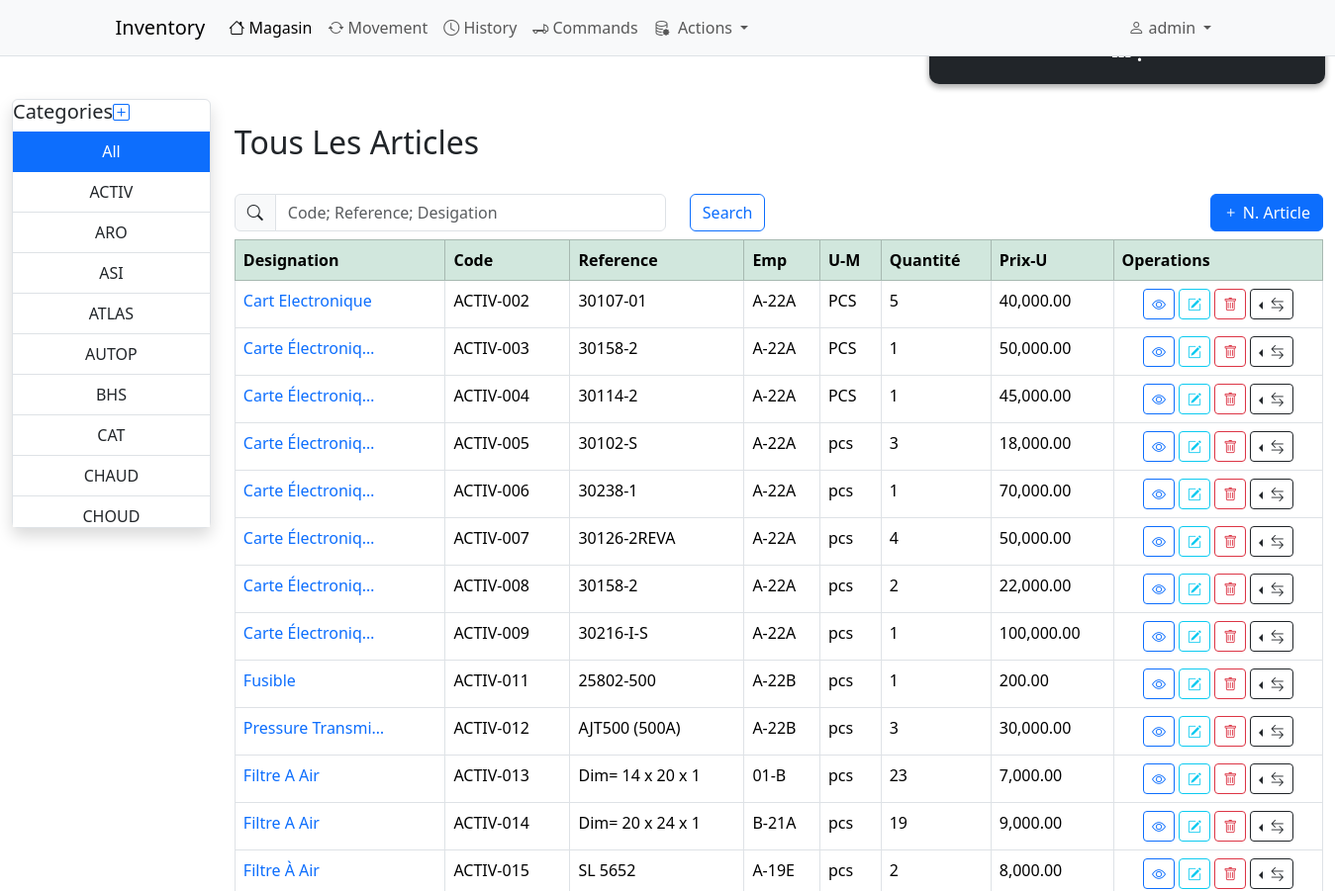
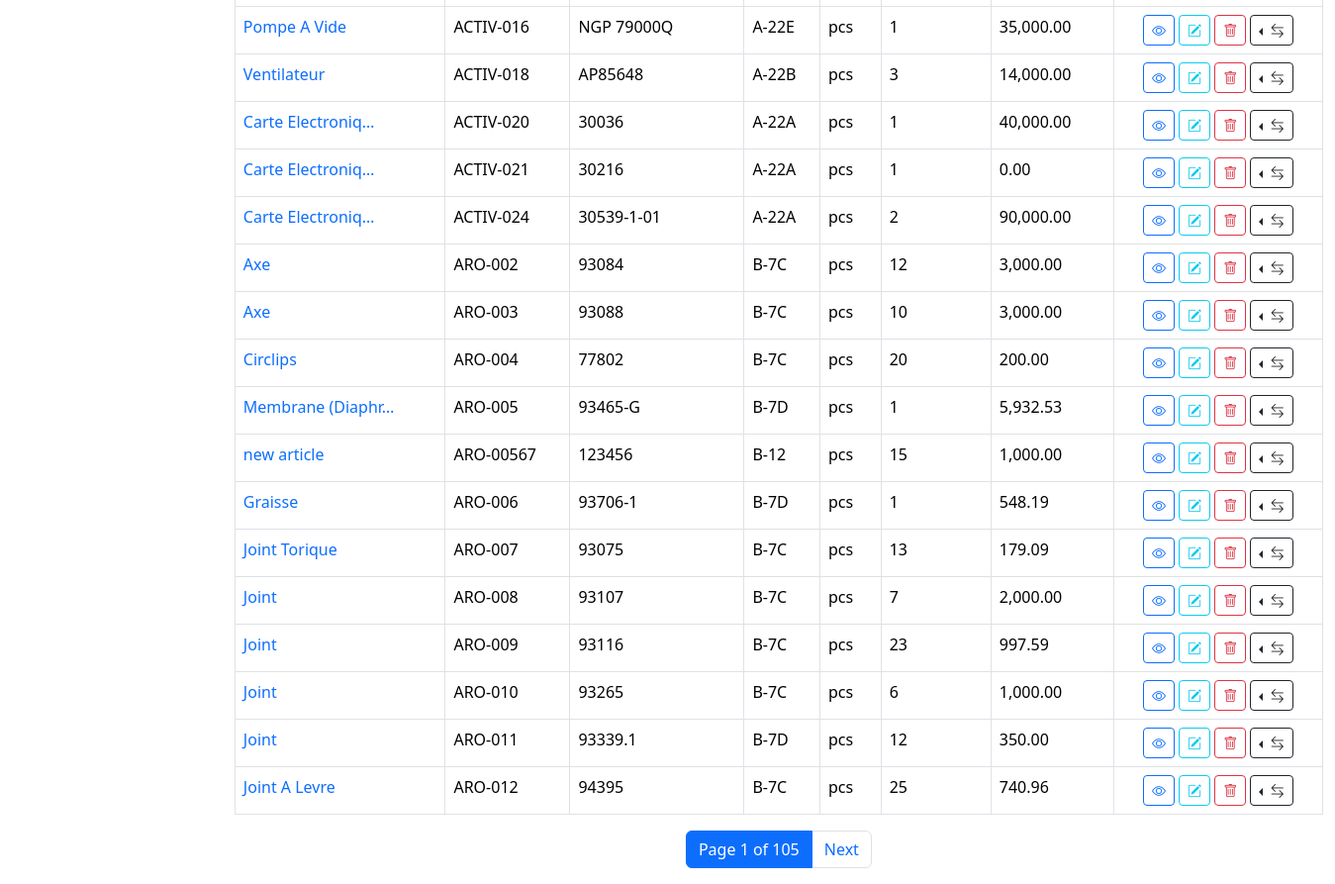
The app's page /magasin (signed in) with its own data (2 pictures, top to bottom).
### magasin/models.py (models this page shows, shortened)
class Category(models.Model):
    cat_id = models.AutoField(primary_key=True)
    name = models.CharField(max_length=200, db_index=True, unique=True)
    slug = models.SlugField(max_length=200, unique=True)
    class Meta:
        ordering = ('name', )
        verbose_name = 'category'
        verbose_name_plural = 'categories'
    def get_absolute_url(self):
        return reverse('magasin:article_list_by_category', args=[self.slug])

class Article(models.Model):
    category = models.ForeignKey(Category, related_name='articles', on_delete=models.CASCADE)
    art_id = models.AutoField(primary_key=True)
    slug = models.SlugField(max_length=200, db_index=True)
    designation = models.CharField(max_length=255, db_index=True, null=True)
    code = models.CharField(max_length=100, db_index=True, unique=True)
    ref = models.CharField(max_length=255, db_index=True, null=True)
    umesure = models.CharField(max_length=50, null=True)
    emp = models.CharField(max_length=50, null=True)
    qte = models.PositiveIntegerField()
    prix = models.DecimalField(decimal_places=2, max_digits=15)
    valeur = models.DecimalField(decimal_places=2, max_digits=20, null=True)
    observation = models.CharField(max_length=255, null=True, blank=True)
    class Meta:
        ordering = ('code', 'ref', 'designation')
    def get_absolute_url(self):
        return reverse('magasin:article_detail', args=[self.art_id, self.slug])

### magasin/views.py (the view)
# urls.py: path('magasin', views.article_list, name='article_list'),                                       # list of all articles
@login_required
def article_list(request, category_slug=None, stock_alarm=False, art_sans_prix=False):
    hijri = functions.hijri_()
    nbar = 'magasin'
    category = None
    categories = Category.objects.all()
    articles = Article.objects.all()
    if stock_alarm:
        articles = Article.objects.filter(qte=0)
    if art_sans_prix:
        articles = Article.objects.filter(prix=0)
    if category_slug:
        category = get_object_or_404(Category, slug=category_slug)
        articles = articles.filter(category=category)
    if request.method == 'POST':
        search_article_form = SearchArticleForm(request.POST)     # PdrSearchForm comme from forms.py file
        if search_article_form.is_valid():
            search_word = search_article_form.cleaned_data['search_word']      # retrieve the user input form
            print(search_word)
            articles = Article.objects.filter(Q(designation__icontains=search_word) | Q(code__icontains=search_word) | Q(ref__icontains=search_word)).select_related('category')
    else:
        search_article_form = SearchArticleForm()
    paginator = Paginator(articles, 30)     # instantiate the Paginator with the number of objects to display
    page = request.GET.get('page')          # indicate the current page number.
    try:
        articles = paginator.page(page)
    except PageNotAnInteger:
        articles = paginator.page(1)
    except EmptyPage:
        articles = paginator.page(paginator.num_pages)
    context = {'category': category, 'categories': categories, 'articles': articles, 'search_article_form': search_article_form,
               'page': page, 'nbar': nbar, 'hijri': hijri, 'stock_alarm': stock_alarm}
    return render(request, 'magasin/article/list.html', context)

### magasin/forms.py
class SearchArticleForm(forms.Form):
    search_word = forms.CharField(max_length=100, label=False)
    search_word.widget.attrs.update({'class': 'form-control', 'size': '35'})

### magasin/functions.py (called while the page is built)
def hijri_():
    tday = date.today()
    hijri = HijriDate(tday.year, tday.month, tday.day, gr=True)
    return hijri

### magasin/templates/magasin/article/list.html (shortened to what this page needs)
{% extends "magasin/base.html" %}
{% load widget_tweaks %}
{% load humanize %}
{% block content %}
<div class="row">
    <div class="col col-md-2">
        <div class="cat_list shadow bg-body rounded border">
            <h5 class=" text-center d-flex">
                <div class="">
                    Categories
                </div>
                <div class="">
                    <a href="#" type="button" id="addCategoryBtn" class="add_cat" >
                        <i class="bi bi-plus-square"></i>
                    </a>
                </div>
            </h5>
            <ul class="list-group list-group-flush text-center cat_list_item">
                <a href="{% url "magasin:article_list" %}"
                   {% if not category %}class="list-group-item list-group-item-action active"
                   {% else %}class="list-group-item list-group-item-action"{% endif %}>
                   All
                </a>
                {% for c in categories %}
                    <a href="{{ c.get_absolute_url }}"
                       {% if category.slug == c.slug %} class="list-group-item list-group-item-action active"
                       {% else %}class="list-group-item list-group-item-action"{% endif %}>{{ c.name }}</a>
                {% endfor %}
            </ul>
        </div>
    </div>
    <div class="col col-md-10">
        <div class="main-table" id="article_table">
            <h2 class="header_title">
                {% if category %}{{ category.name }} Articles
                {% elif stock_alarm %}Stock Egale a 0
                {% else %}Tous Les Articles{% endif %}
            </h2>
            <div class="row mb-2">
                <div class="col-sm-10">
                    <form class="row row-cols-lg-auto align-items-center" action="" method="post">
                        <div class="col-12">
                            <div class="input-group">
                                <div class="input-group-text"><i class="bi bi-search"></i></div>
                                {% render_field search_article_form.search_word class+="search_wrd" placeholder="Code; Reference; Desigation" %}
                            </div>
                        </div>
                        <div class="col-12">
                            <button type="submit" class="btn btn-outline-primary search_btn">Search</button>
                        </div>
                    </form>
                </div>
                <div class="col-sm-2">
                    {% if request.user.profile.groupe == 'admin' %}
                    <button id="addArticleBtn" type="button" class="btn btn-primary float-end"
                            data-bs-toggle="tooltip" data-bs-placement="bottom" title="Nouveaux Article">
                        <i class="bi bi-plus"></i> N. Article
                    </button>
                {% endif %}
                </div>
            </div>
            <table class="table table-bordered table-hover main_table">
                <thead class="table-success">
                    <tr>
                        <th scope="col">Designation</th>
                        <th scope="col">Code</th>
                        <th scope="col">Reference</th>
                        <th scope="col">Emp</th>
                        <th scope="col">U-M</th>
                        <th scope="col">Quantité</th>
                        <th scope="col">Prix-U</th>
                        <th scope="col">Operations</th>
                    </tr>
                </thead>
                <tbody>
                    {% for article in articles %}
                        <tr class="{% if article.qte < 1 %}table-danger{% endif %}" id="article-row-{{ article.art_id }}">
                            <td scope="row">
                                <a class="text-decoration-none" href="{{ article.get_absolute_url }}">
                                    {{ article.designation|truncatechars:17 }}
                                </a>
                            </td>
                            <td data-bs-toggle="tooltip" data-bs-placement="bottom"
                                title="OBS: {% if article.observation %}{{ article.observation }}{% else %}RAS{%endif%}">
                                {{ article.code }}
                            </td>
                            <td data-toggle="tooltip" data-placement="bottom" title="{{ artcile.ref }}">
                                {{ article.ref|truncatechars:20 }}
                            </td>
                            <td>{{ article.emp }}</td>
                            <td>{{ article.umesure }}</td>
                            <td>{{ article.qte }}</td>
                            <td>{{ article.prix|intcomma }}</td>
                            <td class="text-center">
                                {% if request.user.profile.groupe == 'admin' %}
                                <button type="button" class="readArticleBtn btn btn-sm btn-outline-primary"
                                        data-slug="{{ article.slug }}" data-art-id="{{ article.art_id }}">
                                    <i class="bi bi-eye"></i>
                                </button>
                                <button type="button" class="updateArticleBtn btn btn-sm btn-outline-info"
                                        data-slug="{{ article.slug }}" data-art-id="{{ article.art_id }}">
                                    <i class="bi bi-pencil-square"></i>
                                </button>
                                <button type="button" class="deleteArticleBtn btn btn-sm btn-outline-danger"
                                        data-slug="{{ article.slug }}" data-art-id="{{ article.art_id }}">
                                    <i class="bi bi-trash"></i>
                                </button>
                                <div class="btn-group dropstart">
                                    <button class="btn btn-outline-dark btn-sm dropdown-toggle" data-bs-toggle="dropdown"
                                        aria-expanded="false">
                                        <i class="bi bi-arrow-left-right"></i>
                                    </button>
                                </div>
                                {% else %}
                                <button type="button" id="read-article" class="bs-modal btn btn-sm btn-outline-primary"
                                        data-form-url="{% url "magasin:read_article" article.art_id article.slug %}">
                                    <i class="bi bi-eye"></i>
                                </button>
                                {% endif %}
                            </td>
                        </tr>
                    {% endfor %}
                </tbody>
            </table>
        </div>
        {% include "pagination.html" with page=articles %}
    </div>
</div>
{% endblock %}

### magasin/templates/magasin/base.html (shortened to what this page needs)
{% load static %}
<!DOCTYPE html>
<html>
    <head>
        <link rel="stylesheet" href="{% static "css/bootstrap.min.css" %}">
        <link rel="stylesheet" href="{% static "css/bootstrap-icons.min.css" %}">
        <link rel="stylesheet" href="{% static "css/main.css" %}">
    </head>
    <body>
        <nav class="navbar navbar-expand-lg mr-auto border-bottom border-body fixed-top bg-body-tertiary"
            data-bs-theme="light">
            <div class="container">
                <a class="navbar-brand" href="{% url "magasin:dashboard" %}">Inventory</a>
                <div class="collapse navbar-collapse" id="app-nav">
                    <ul class="navbar-nav me-auto">
                        {% if request.user.is_authenticated %}
                        <li class="nav-item ">
                            <a class="nav-link
                               {% if nbar == "magasin" %}active{% endif %}" href="{% url "magasin:article_list" %}">
                                <i class="bi bi-house"></i> Magasin
                            </a>
                        </li>
                        <li class="nav-item ">
                            <a class="nav-link {% if nbar == "movement" %}active{% endif %}" href="{% url "magasin:movement" %}">
                                <i class="bi bi-arrow-repeat"></i> Movement
                            </a>
                        </li>
                        <li class="nav-item ">
                            <a class="nav-link {% if nbar == "history" %}active{% endif %}" href="{% url "magasin:magasin_log" %}">
                                <i class="bi bi-clock"></i> History
                            </a>
                        </li>
                        <li class="nav-item ">
                            <a class="nav-link {% if nbar == "command" %}active{% endif %}"
                               href="{% url "magasin:manage_command" %}">
                                <i class="bi bi-truck-flatbed"></i> Commands
                            </a>
                        </li>
                        <li class="nav-item dropdown ">
                            <a class="nav-link dropdown-toggle" href="#" id="actionDropdown" role="button"
                               data-bs-toggle="dropdown" aria-expanded="false"><i class="bi bi-database-gear"></i> &nbsp;Actions
                            </a>
                        </li>
                        {% endif %}
                    </ul>
                    {% if request.user.is_authenticated %}
                    <ul class="navbar-nav ms-auto">
                        <li class="nav-item dropdown ms-auto ">
                            <a class="nav-link dropdown-toggle" href="#" id="navbarDropdown" role="button"
                               data-bs-toggle="dropdown" aria-expanded="false">
                                <i class="bi bi-person"></i>&nbsp;{{ request.user.username }}
                            </a>
                        </li>
                    </ul>
                    {% endif %}
                </div>
            </div>
        </nav>
        {% if request.user.is_authenticated %}
            <div class="hijri_date" dir="rtl">
            </div>
        {% endif %}
        <div class="container-fluid">
            {% block content %}{% endblock %}
        </div>
    </body>
</html>

### magasin/static/css/main.css (style rules this page uses)
body { font-family: system-ui, -apple-system, BlinkMacSystemFont, 'Segoe UI', Roboto, 'Helvetica Neue', Arial, sans-serif, 'Apple Color Emoji', 'Segoe UI Emoji', 'Segoe UI Symbol' !important; }
.hijri_date { font-family: Amiri; font-weight: bold; font-size: 20px; text-align: center; background-color: #212529; color: #fff; padding: 15px; margin-bottom: 40px; border-radius: 10px; max-width: 400px; position: relative; left: 939px; top: 25px; box-shadow: rgba(0, 0, 0, 0.16) 0px 3px 6px, rgba(0, 0, 0, 0.23) 0px 3px 6px; }
.header_title { padding: 25px 0; }
.cat_list .cat_list_item { overflow-y: scroll; height: 400px; }
.add_cat { font-size: 17px; }
.main_table { font-size: 16px; }

### records on screen
Category: name "ACTIV"
Category: name "ARO"
Category: name "ASI"
Category: name "ATLAS"
Category: name "AUTOP"
Category: name "BHS"
Category: name "CAT"
Category: name "CHAUD"
Category: name "CHOUD"
Article: designation "Cart Electronique", code "ACTIV-002", ref "30107-01", emp "A-22A", umesure "PCS", qte "5", prix "40,000.00"
Article: designation "Carte Électroniq…", code "ACTIV-003", ref "30158-2", emp "A-22A", umesure "PCS", qte "1", prix "50,000.00"
Article: designation "Carte Électroniq…", code "ACTIV-004", ref "30114-2", emp "A-22A", umesure "PCS", qte "1", prix "45,000.00"
Article: designation "Carte Électroniq…", code "ACTIV-005", ref "30102-S", emp "A-22A", umesure "pcs", qte "3", prix "18,000.00"
Article: designation "Carte Électroniq…", code "ACTIV-006", ref "30238-1", emp "A-22A", umesure "pcs", qte "1", prix "70,000.00"
Article: designation "Carte Électroniq…", code "ACTIV-007", ref "30126-2REVA", emp "A-22A", umesure "pcs", qte "4", prix "50,000.00"
Article: designation "Carte Électroniq…", code "ACTIV-008", ref "30158-2", emp "A-22A", umesure "pcs", qte "2", prix "22,000.00"
Article: designation "Carte Électroniq…", code "ACTIV-009", ref "30216-I-S", emp "A-22A", umesure "pcs", qte "1", prix "100,000.00"
Article: designation "Fusible", code "ACTIV-011", ref "25802-500", emp "A-22B", umesure "pcs", qte "1", prix "200.00"
Article: designation "Pressure Transmi…", code "ACTIV-012", ref "AJT500 (500A)", emp "A-22B", umesure "pcs", qte "3", prix "30,000.00"
Article: designation "Filtre A Air", code "ACTIV-013", ref "Dim= 14 x 20 x 1", emp "01-B", umesure "pcs", qte "23", prix "7,000.00"
Article: designation "Filtre A Air", code "ACTIV-014", ref "Dim= 20 x 24 x 1", emp "B-21A", umesure "pcs", qte "19", prix "9,000.00"
Article: designation "Filtre À Air", code "ACTIV-015", ref "SL 5652", emp "A-19E", umesure "pcs", qte "2", prix "8,000.00"
Article: designation "Pompe A Vide", code "ACTIV-016", ref "NGP 79000Q", emp "A-22E", umesure "pcs", qte "1", prix "35,000.00"
Article: designation "Ventilateur", code "ACTIV-018", ref "AP85648", emp "A-22B", umesure "pcs", qte "3", prix "14,000.00"
Article: designation "Carte Electroniq…", code "ACTIV-020", ref "30036", emp "A-22A", umesure "pcs", qte "1", prix "40,000.00"
Article: designation "Carte Electroniq…", code "ACTIV-021", ref "30216", emp "A-22A", umesure "pcs", qte "1", prix "0.00"
Article: designation "Carte Electroniq…", code "ACTIV-024", ref "30539-1-01", emp "A-22A", umesure "pcs", qte "2", prix "90,000.00"
Article: designation "Axe", code "ARO-002", ref "93084", emp "B-7C", umesure "pcs", qte "12", prix "3,000.00"
Article: designation "Axe", code "ARO-003", ref "93088", emp "B-7C", umesure "pcs", qte "10", prix "3,000.00"
Article: designation "Circlips", code "ARO-004", ref "77802", emp "B-7C", umesure "pcs", qte "20", prix "200.00"
Article: designation "Membrane (Diaphr…", code "ARO-005", ref "93465-G", emp "B-7D", umesure "pcs", qte "1", prix "5,932.53"
Article: designation "new article", code "ARO-00567", ref "123456", emp "B-12", umesure "pcs", qte "15", prix "1,000.00"
Article: designation "Graisse", code "ARO-006", ref "93706-1", emp "B-7D", umesure "pcs", qte "1", prix "548.19"
Article: designation "Joint Torique", code "ARO-007", ref "93075", emp "B-7C", umesure "pcs", qte "13", prix "179.09"
Article: designation "Joint", code "ARO-008", ref "93107", emp "B-7C", umesure "pcs", qte "7", prix "2,000.00"
Article: designation "Joint", code "ARO-009", ref "93116", emp "B-7C", umesure "pcs", qte "23", prix "997.59"
Article: designation "Joint", code "ARO-010", ref "93265", emp "B-7C", umesure "pcs", qte "6", prix "1,000.00"
Article: designation "Joint", code "ARO-011", ref "93339.1", emp "B-7D", umesure "pcs", qte "12", prix "350.00"
Article: designation "Joint A Levre", code "ARO-012", ref "94395", emp "B-7C", umesure "pcs", qte "25", prix "740.96"

### other values on screen
{{ request.user.username }} "admin"
{{ page.number }} "1"
{{ page.paginator.num_pages }} "105"
